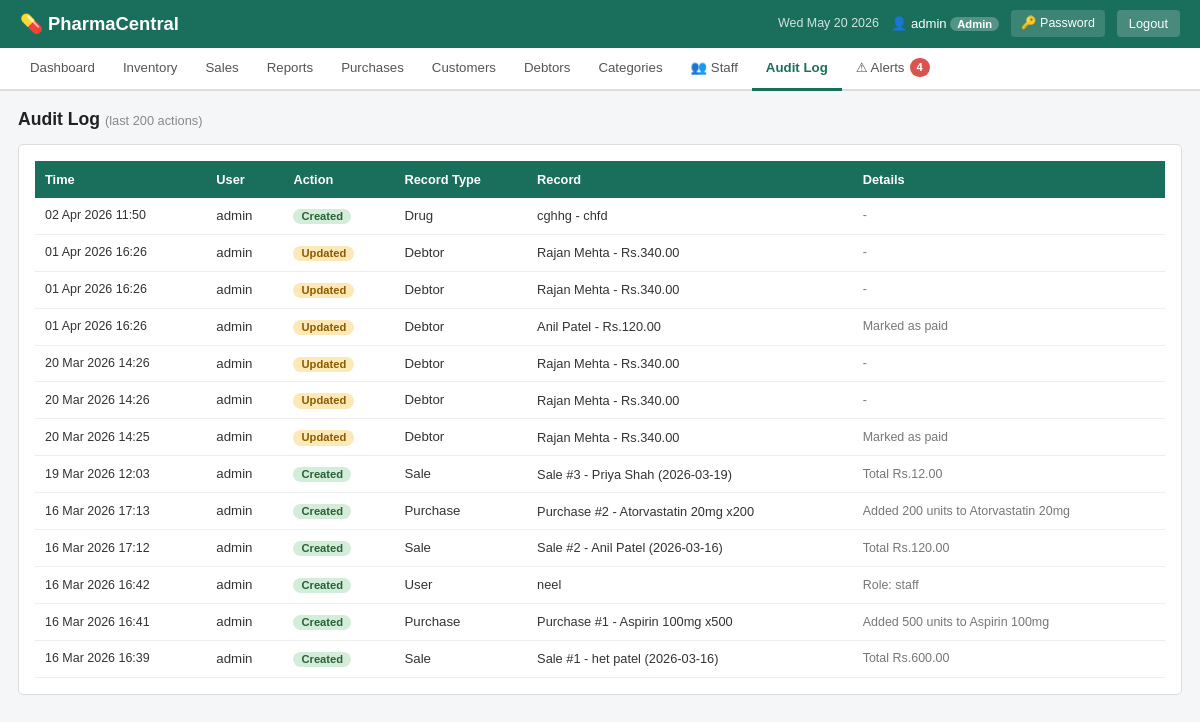
The app's page /audit/ (signed in) with its own data.
### inventory/models.py (models this page shows, shortened)
class AuditLog(models.Model):
    ACTION_CHOICES = [
        ('CREATE', 'Created'),
        ('UPDATE', 'Updated'),
        ('DELETE', 'Deleted'),
    ]
    user = models.ForeignKey(User, null=True, blank=True, on_delete=models.SET_NULL)
    action = models.CharField(max_length=10, choices=ACTION_CHOICES)
    model_name = models.CharField(max_length=100)
    object_id = models.CharField(max_length=50, blank=True)
    object_repr = models.CharField(max_length=300)
    timestamp = models.DateTimeField(auto_now_add=True)
    details = models.TextField(blank=True)
    class Meta:
        ordering = ['-timestamp']

### inventory/views.py (the view)
# urls.py: path('audit/', views.audit_log_view, name='audit_log'),
@login_required
def audit_log_view(request):
    if not is_admin(request.user):
        messages.error(request, 'Admin access required.')
        return redirect('dashboard')
    logs = AuditLog.objects.select_related('user').all()[:200]
    ctx  = base_ctx(request)
    ctx['logs'] = logs
    return render(request, 'inventory/audit_log.html', ctx)

### inventory/views.py (called while the page is built)
def is_admin(user):
    return user.is_authenticated and (user.is_superuser or user.is_staff)

def base_ctx(request):
    return {'alert_count': len(build_alerts()), 'is_admin': is_admin(request.user)}

### inventory/templates/inventory/audit_log.html (shortened to what this page needs)
{% extends 'inventory/base.html' %}
{% block content %}
<h2 class="page-title">Audit Log <span style="font-size:0.8rem;font-weight:normal;color:#888">(last 200 actions)</span></h2>
<div class="form-box">
  {% if logs %}
  <div class="table-wrap">
    <table>
      <thead>
        <tr><th>Time</th><th>User</th><th>Action</th><th>Record Type</th><th>Record</th><th>Details</th></tr>
      </thead>
      <tbody>
        {% for log in logs %}
        <tr>
          <td style="white-space:nowrap;font-size:0.78rem">{{ log.timestamp|date:"d M Y H:i" }}</td>
          <td>{{ log.user|default:"System" }}</td>
          <td>
            {% if log.action == 'CREATE' %}<span class="badge badge-ok">Created</span>
            {% elif log.action == 'UPDATE' %}<span class="badge badge-expiring">Updated</span>
            {% else %}<span class="badge badge-expired">Deleted</span>{% endif %}
          </td>
          <td>{{ log.model_name }}</td>
          <td style="font-size:0.8rem">{{ log.object_repr }}</td>
          <td style="font-size:0.78rem;color:#777">{{ log.details|default:"-" }}</td>
        </tr>
        {% endfor %}
      </tbody>
    </table>
  </div>
  {% else %}
  <p class="no-data">No audit records yet.</p>
  {% endif %}
</div>
{% endblock %}

### inventory/templates/inventory/base.html (shortened to what this page needs)
<!DOCTYPE html>
<html lang="en">
<head>
{% load static %}
<link href="https://cdn.jsdelivr.net/npm/bootstrap@5.3.3/dist/css/bootstrap.min.css" rel="stylesheet">
<link rel="stylesheet" href="{% static 'css/style.css' %}?v=20260319">
</head>
<body>
<header>
  <div class="header-left">
    <span class="logo">💊 PharmaCentral</span>
  </div>
  <div class="header-right">
    <span class="date-display" id="headerDate"></span>
    {% if user.is_authenticated %}
      <span class="user-info">
        👤 {{ user.username }}
        {% if user.is_staff or user.is_superuser %}
          <span class="role-badge">Admin</span>
        {% else %}
          <span class="role-badge salesperson">Staff</span>
        {% endif %}
      </span>
      <a href="{% url 'change_password' %}" class="btn-header">🔑 Password</a>
      <a href="{% url 'logout' %}" class="btn-logout">Logout</a>
    {% endif %}
  </div>
</header>
{% if user.is_authenticated %}
<nav class="main-nav">
  <a href="{% url 'dashboard' %}"      class="nav-link {% if request.resolver_match.url_name == 'dashboard' %}active{% endif %}">Dashboard</a>
  <a href="{% url 'inventory_list' %}" class="nav-link {% if 'inventory' in request.resolver_match.url_name or request.resolver_match.url_name == 'drug_add' %}active{% endif %}">Inventory</a>
  <a href="{% url 'sales_list' %}"     class="nav-link {% if request.resolver_match.url_name == 'sales_list' %}active{% endif %}">Sales</a>
  <a href="{% url 'sales_report' %}"   class="nav-link {% if 'sales_report' in request.resolver_match.url_name %}active{% endif %}">Reports</a>
  <a href="{% url 'purchase_list' %}"  class="nav-link {% if 'purchase' in request.resolver_match.url_name %}active{% endif %}">Purchases</a>
  <a href="{% url 'customer_list' %}"  class="nav-link {% if 'customer' in request.resolver_match.url_name %}active{% endif %}">Customers</a>
  <a href="{% url 'debtor_list' %}"    class="nav-link {% if 'debtor' in request.resolver_match.url_name %}active{% endif %}">Debtors</a>
  {% if is_admin %}
  <a href="{% url 'category_list' %}"  class="nav-link {% if 'category' in request.resolver_match.url_name %}active{% endif %}">Categories</a>
  <a href="{% url 'staff_list' %}"     class="nav-link {% if 'staff' in request.resolver_match.url_name %}active{% endif %}">👥 Staff</a>
  <a href="{% url 'audit_log' %}"      class="nav-link {% if request.resolver_match.url_name == 'audit_log' %}active{% endif %}">Audit Log</a>
  {% endif %}
  <a href="{% url 'alerts' %}" class="nav-link {% if request.resolver_match.url_name == 'alerts' %}active{% endif %}">
    ⚠ Alerts{% if alert_count %} <span class="alert-badge">{{ alert_count }}</span>{% endif %}
  </a>
</nav>
{% endif %}
<div class="main-content">
  {% block content %}{% endblock %}
</div>
</body>
</html>

### static/css/style.css (style rules this page uses)
* { box-sizing: border-box; margin: 0; padding: 0; }
body { font-family: Arial, sans-serif; background: #f4f6f8; color: #333; font-size: 14px; }
header { background: #1a6e5c; color: white; padding: 10px 20px; display: flex; align-items: center; justify-content: space-between; flex-wrap: wrap; gap: 8px; }
.logo { font-size: 1.15rem; font-weight: bold; }
.header-right { display: flex; align-items: center; gap: 12px; flex-wrap: wrap; }
.date-display { font-size: 0.78rem; opacity: 0.8; }
.user-info { font-size: 0.82rem; }
.role-badge { background: rgba(255,255,255,0.25); padding: 1px 7px; border-radius: 10px; font-size: 0.7rem; font-weight: bold; }
.btn-header { background: rgba(255,255,255,0.15); color: white; padding: 4px 10px; border-radius: 4px; text-decoration: none; font-size: 0.78rem; }
.btn-logout { background: rgba(255,255,255,0.2); color: white; padding: 4px 12px; border-radius: 4px; text-decoration: none; font-size: 0.8rem; }
.main-nav { background: #fff; border-bottom: 2px solid #ddd; display: flex; flex-wrap: wrap; padding: 0 16px; }
.nav-link { padding: 10px 14px; text-decoration: none; font-size: 0.83rem; color: #555; border-bottom: 3px solid transparent; margin-bottom: -2px; display: inline-flex; align-items: center; gap: 5px; }
.nav-link.active { color: #1a6e5c; border-bottom-color: #1a6e5c; font-weight: bold; }
.alert-badge { background: #d9534f; color: white; border-radius: 10px; padding: 1px 7px; font-size: 0.7rem; font-weight: bold; }
.main-content { padding: 18px; max-width: 1200px; margin: 0 auto; }
.page-title { font-size: 1.1rem; font-weight: bold; color: #222; margin-bottom: 14px; }
.form-box { background: #fff; border: 1px solid #ddd; border-radius: 5px; padding: 16px; margin-bottom: 16px; }
.table-wrap { overflow-x: auto; }
table { width: 100%; border-collapse: collapse; }
thead { background: #1a6e5c; color: white; }
thead th { padding: 9px 10px; text-align: left; font-size: 0.8rem; white-space: nowrap; }
tbody tr { border-bottom: 1px solid #eee; }
tbody td { padding: 8px 10px; font-size: 0.83rem; }
.badge { display: inline-block; padding: 2px 8px; border-radius: 10px; font-size: 0.7rem; font-weight: bold; }
.badge-ok { background: #d4edda; color: #276234; }
.badge-expiring { background: #fde8b8; color: #8a5c00; }

### records on screen
AuditLog: timestamp "02 Apr 2026 11:50", user "admin", action "Created", model_name "Drug", object_repr "cghhg - chfd", details "-"
AuditLog: timestamp "01 Apr 2026 16:26", user "admin", action "Updated", model_name "Debtor", object_repr "Rajan Mehta - Rs.340.00", details "-"
AuditLog: timestamp "01 Apr 2026 16:26", user "admin", action "Updated", model_name "Debtor", object_repr "Rajan Mehta - Rs.340.00", details "-"
AuditLog: timestamp "01 Apr 2026 16:26", user "admin", action "Updated", model_name "Debtor", object_repr "Anil Patel - Rs.120.00", details "Marked as paid"
AuditLog: timestamp "20 Mar 2026 14:26", user "admin", action "Updated", model_name "Debtor", object_repr "Rajan Mehta - Rs.340.00", details "-"
AuditLog: timestamp "20 Mar 2026 14:26", user "admin", action "Updated", model_name "Debtor", object_repr "Rajan Mehta - Rs.340.00", details "-"
AuditLog: timestamp "20 Mar 2026 14:25", user "admin", action "Updated", model_name "Debtor", object_repr "Rajan Mehta - Rs.340.00", details "Marked as paid"
AuditLog: timestamp "19 Mar 2026 12:03", user "admin", action "Created", model_name "Sale", object_repr "Sale #3 - Priya Shah (2026-03-19)", details "Total Rs.12.00"
AuditLog: timestamp "16 Mar 2026 17:13", user "admin", action "Created", model_name "Purchase", object_repr "Purchase #2 - Atorvastatin 20mg x200", details "Added 200 units to Atorvastatin 20mg"
AuditLog: timestamp "16 Mar 2026 17:12", user "admin", action "Created", model_name "Sale", object_repr "Sale #2 - Anil Patel (2026-03-16)", details "Total Rs.120.00"
AuditLog: timestamp "16 Mar 2026 16:42", user "admin", action "Created", model_name "User", object_repr "neel", details "Role: staff"
AuditLog: timestamp "16 Mar 2026 16:41", user "admin", action "Created", model_name "Purchase", object_repr "Purchase #1 - Aspirin 100mg x500", details "Added 500 units to Aspirin 100mg"
AuditLog: timestamp "16 Mar 2026 16:39", user "admin", action "Created", model_name "Sale", object_repr "Sale #1 - het patel (2026-03-16)", details "Total Rs.600.00"

### other values on screen
{{ user.username }} "admin"
{{ alert_count }} "4"
